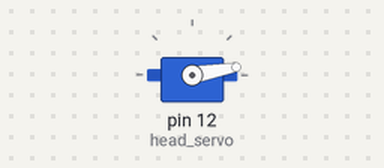
Simulated run of this sketch. Board: Arduino Uno, built with avr-gcc and run on an emulated ATmega328P. Shown: servo.

Above: at 0.05 s.
At 1.05 s:
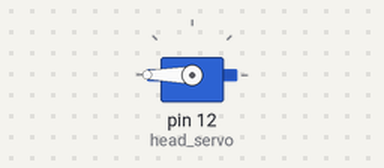
At 2.0 s:
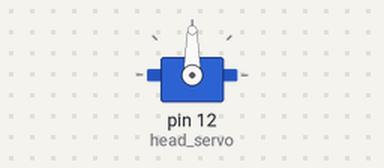
Timing chart, 0 to 4.6 s (numbered marks = the images above):
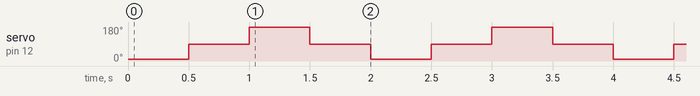

Measured:
- by itself, servo on pin 12 (head_servo): repeats every 2.0 s: 180° 0.50 s, 90° 0.50 s, 10° 0.50 s, 90° 0.50 s

The sketch:

4_2_servo.ino
```cpp
#include <Servo.h>  //Import the library files of steering gear
Servo head_servo;  //Create a steering gear instance to control a steering gear

void setup() {
  head_servo.attach(12,500,2500);  //Set the pin of the steering gear as A2, and the pulse range is 500-2500ms
}

void loop() {
  head_servo.write(10);   //The steering gear turns to 10 degree
  delay(500);   //Delay for the steering gear to turn
  head_servo.write(90);  //90 degree
  delay(500);
  head_servo.write(180);
  delay(500);
  head_servo.write(90);
  delay(500);
}
```
